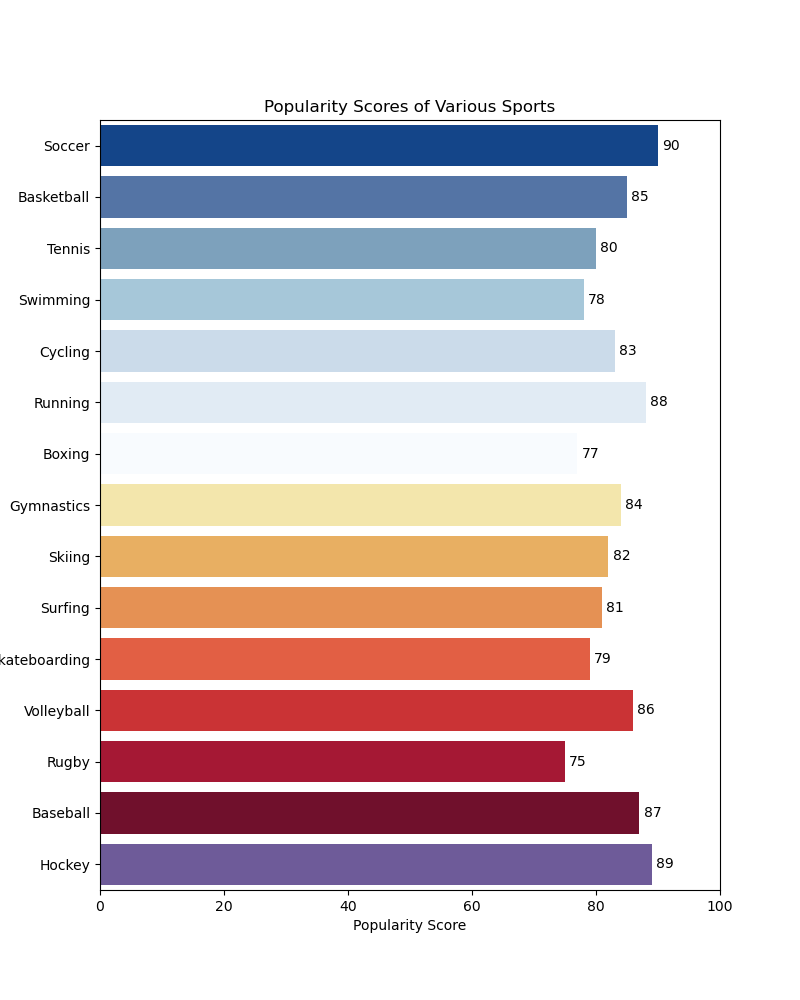

Here is the Python script that generated this plot:

import seaborn as sns
import matplotlib.pyplot as plt
import pandas as pd

data = {
    'Sport': ['Soccer', 'Basketball', 'Tennis', 'Swimming', 'Cycling', 'Running', 'Boxing', 
              'Gymnastics', 'Skiing', 'Surfing', 'Skateboarding', 'Volleyball', 'Rugby', 'Baseball', 'Hockey'],
    'Score': [90, 85, 80, 78, 83, 88, 77, 84, 82, 81, 79, 86, 75, 87, 89]
}

df = pd.DataFrame(data)

f, ax = plt.subplots(figsize=(8, 10))

palette = ['#00429d', '#4771b2', '#73a2c6', '#9ecae1', '#c6dbef', '#deebf7', 
           '#f7fbff', '#ffeda0', '#feb24c', '#fd8d3c', '#fc4e2a', '#e31a1c', 
           '#bd0026', '#800026', '#6a51a3']

sns.barplot(y='Sport', x='Score', data=df, palette=palette, ax=ax)

ax.set(xlim=(0, 100), xlabel="Popularity Score", ylabel="Sport")
ax.set_title('Popularity Scores of Various Sports')

for container in ax.containers:
    ax.bar_label(container, label_type='edge', padding=3)

plt.show()
